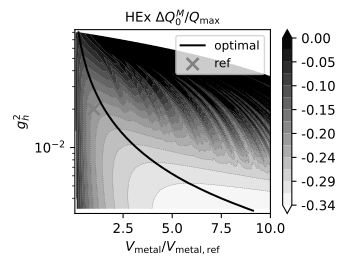

Write Python code to recreate this figure.
"""
2D contour plot of practical availability vs A/A_ref and Ao/Ao_ref.
Uses same inputs as newfig4 (Helicopter defaults).
For each Ao, g2_h = DEFAULT_G2_H / (Ao/Ao_ref)**2.
Uses normal linear pressure drop formula (not cubic).
X-axis: A/A_ref = NTU/NTU_MATCH * (Ao/Ao_ref)**(0.587)
Y-axis: Ao/Ao_ref
"""

import os

import matplotlib.pyplot as plt
import matplotlib.ticker as mtick
import numpy as np
from scipy.interpolate import griddata
from xflow import (
    calculate_capacity_ratios,
    calculate_pressure_drop_ratio,
    practical_unavailable_creation_hex,
)

from heat_exchanger.epsilon_ntu import epsilon_ntu

save_dir = os.path.dirname(os.path.abspath(__file__))

# Helicopter defaults (same as newfig4)
DEFAULT_PRESSURE_DROP_ASSUMPTION = "inlet_density"
DEFAULT_C_COLD_OVER_C_HOT = 0.95
DEFAULT_D_R = 0.44
DEFAULT_G2_H = 2e-2
DEFAULT_ST_OVER_F = 0.4
DEFAULT_F_C_OVER_F_H = 1.0
DEFAULT_T = 1.7
DEFAULT_T_DEAD_OVER_T_COLD_IN = 0.52
DEFAULT_P_COLD_IN_OVER_P_HOT_IN = 7.2
DEFAULT_P_HOT_IN_OVER_P_DEAD = 1.03
DEFAULT_P_DEAD_OVER_P_HOT_IN = 1.0 / DEFAULT_P_HOT_IN_OVER_P_DEAD
DEFAULT_GAMMA = 1.4
NTU_MATCH = 1.479
DEFAULT_MOLAR_MASS_RATIO = 1.0
DEFAULT_A_R = 1.0
DEFAULT_DP_MAX = 0.2

# Sweep: Ao/Ao_ref from 0.5 to 1.2
AO_OVER_AO_REF_VALUES = np.linspace(0.5, 2.5, 500)
NTU_MAX = 15.0
NTU_NUM = 1000  # number of NTU points per Ao
CONTOUR_GRID_N = 300  # grid size for interpolation

# Y-axis option: True = Ao/Ao_ref, False = g^2_h
# g^2_h = DEFAULT_G2_H / (Ao/Ao_ref)^2
y_axis_Ao_rather_than_g2h = False


def _a_over_a_ref(ao_over_ao_ref, ntu):
    """X-axis coordinate: NTU/NTU_MATCH * (Ao/Ao_ref)**(0.587)."""
    return (ntu / NTU_MATCH) * (ao_over_ao_ref**0.587)


def _practical_at_ao_ntu(
    ao_over_ao_ref,
    ntu,
    c_cold_over_c_hot,
    st_over_f,
    f_c_over_f_h,
    d_r,
    pressure_drop_ratio,
    t,
    p_cold_in_over_p_hot_in,
    p_dead_over_p_hot_in,
    gamma,
    dp_max,
):
    """Practical unavailable creation at single (Ao, NTU) using linear pressure drop formula.
    g2_h = DEFAULT_G2_H / (Ao/Ao_ref)**2
    """
    # Calculate modified g2_h based on Ao
    g2_h = DEFAULT_G2_H / (ao_over_ao_ref**2)

    # Calculate capacity ratios
    C_min_over_C_hot, C_min_over_C_cold, _ = calculate_capacity_ratios(c_cold_over_c_hot)

    # C_ratio for epsilon-NTU calculation
    if c_cold_over_c_hot <= 1.0:
        C_ratio = c_cold_over_c_hot
    else:
        C_ratio = 1.0 / c_cold_over_c_hot

    # Calculate effectiveness
    eps = epsilon_ntu(
        np.array([ntu]),
        C_ratio,
        exchanger_type="aligned_flow",
        flow_type="counterflow",
        n_passes=1,
    )[0]

    # Calculate pressure drop using normal linear formula (not cubic)
    st_over_f_h = st_over_f
    st_over_f_c = st_over_f
    dp_coeff_normal = g2_h * (
        1.0 / st_over_f_h * C_min_over_C_hot + 1.0 / f_c_over_f_h * 1.0 / st_over_f_c * d_r * C_min_over_C_cold
    )
    dp_hot = dp_coeff_normal * ntu
    dp_cold = pressure_drop_ratio * dp_hot

    validity = (dp_hot < dp_max) & (dp_cold < dp_max)
    if not validity:
        return np.nan

    out = practical_unavailable_creation_hex(
        np.array([eps]),
        t,
        np.array([dp_hot]),
        np.array([dp_cold]),
        np.array([True]),
        p_cold_in_over_p_hot_in=p_cold_in_over_p_hot_in,
        p_dead_over_p_hot_in=p_dead_over_p_hot_in,
        gamma=gamma,
    )
    return float(out[0]) if len(out) > 0 else np.nan


def _find_optimal_line_from_sweep(ao_values, ntu_values, z_values):
    """Find optimal NTU for each Ao/Ao_ref from sweep results.
    Returns (ao_opt_values, a_over_a_ref_opt_values) for plotting the optimal line.
    """
    ao_opt_vals = []
    a_over_a_ref_opt_vals = []

    # Group by unique Ao values (using tolerance to handle floating point issues)
    unique_ao = np.unique(ao_values)

    for ao in unique_ao:
        # Find all points with this Ao value (within tolerance)
        mask = np.abs(ao_values - ao) < 1e-10
        if not np.any(mask):
            continue

        # Get z values for this Ao
        z_at_ao = z_values[mask]
        ntu_at_ao = ntu_values[mask]

        # Find valid (finite) values
        valid = np.isfinite(z_at_ao)
        if not np.any(valid):
            continue

        # Find minimum z value
        idx_min = np.nanargmin(z_at_ao[valid])
        ntu_opt = ntu_at_ao[valid][idx_min]
        a_over_a_ref_opt = _a_over_a_ref(ao, ntu_opt)

        ao_opt_vals.append(ao)
        a_over_a_ref_opt_vals.append(a_over_a_ref_opt)

    return np.array(ao_opt_vals), np.array(a_over_a_ref_opt_vals)


def run_sweep_and_plot(
    c_cold_over_c_hot=DEFAULT_C_COLD_OVER_C_HOT,
    st_over_f=DEFAULT_ST_OVER_F,
    f_c_over_f_h=DEFAULT_F_C_OVER_F_H,
    d_r=DEFAULT_D_R,
    t=DEFAULT_T,
    p_cold_in_over_p_hot_in=DEFAULT_P_COLD_IN_OVER_P_HOT_IN,
    p_dead_over_p_hot_in=DEFAULT_P_DEAD_OVER_P_HOT_IN,
    gamma=DEFAULT_GAMMA,
    pressure_drop_assumption=DEFAULT_PRESSURE_DROP_ASSUMPTION,
    molar_mass_ratio=DEFAULT_MOLAR_MASS_RATIO,
    a_r=DEFAULT_A_R,
    dp_max=DEFAULT_DP_MAX,
    base_name="newfig6",
):
    """Build 2D sweep (Ao/Ao_ref, NTU) and plot contour of practical availability."""
    sigma_r = d_r * a_r if a_r is not None else None
    # Is cold pressure ratio equal, much smaller or to be calculated from hot based on fluid properties?
    pressure_drop_ratio = calculate_pressure_drop_ratio(
        pressure_drop_assumption,
        c_cold_over_c_hot,
        t,
        d_r,
        molar_mass_ratio,
        sigma_r,
        p_cold_in_over_p_hot_in,
    )

    # 2D sweep: for each Ao, sweep NTU
    # Outer loop over Ao/Ao_ref, inner loop over NTU
    # For each Ao, g2_h is modified: g2_h = DEFAULT_G2_H / (Ao/Ao_ref)**2
    # This accounts for the change in heat transfer area
    # Stop NTU sweep early when pressure drop exceeds dp_max
    xx, yy, zz, ntu_sweep_vals, ao_sweep_vals = [], [], [], [], []

    # Pre-calculate capacity ratios and pressure drop coefficient components (constant for all points)
    C_min_over_C_hot, C_min_over_C_cold, _ = calculate_capacity_ratios(c_cold_over_c_hot)
    st_over_f_h = st_over_f
    st_over_f_c = st_over_f

    for ao in AO_OVER_AO_REF_VALUES:
        # Calculate modified g2_h based on Ao
        g2_h = DEFAULT_G2_H / (ao**2)
        # Pressure drop coefficient (constant for this Ao)
        dp_coeff_normal = g2_h * (
            1.0 / st_over_f_h * C_min_over_C_hot + 1.0 / f_c_over_f_h * 1.0 / st_over_f_c * d_r * C_min_over_C_cold
        )

        ntu_sweep = np.linspace(0.1, NTU_MAX, NTU_NUM)
        for ntu in ntu_sweep:
            # Check pressure drop before computing full result
            dp_hot = dp_coeff_normal * ntu
            dp_cold = pressure_drop_ratio * dp_hot

            # Stop if pressure drop exceeds maximum
            if dp_hot >= dp_max or dp_cold >= dp_max:
                break

            z = _practical_at_ao_ntu(
                ao,
                ntu,
                c_cold_over_c_hot,
                st_over_f,
                f_c_over_f_h,
                d_r,
                pressure_drop_ratio,
                t,
                p_cold_in_over_p_hot_in,
                p_dead_over_p_hot_in,
                gamma,
                dp_max,
            )
            x = _a_over_a_ref(ao, ntu)
            # Y-axis: either Ao/Ao_ref or g^2_h
            if y_axis_Ao_rather_than_g2h:
                y = ao  # Y-axis is Ao/Ao_ref
            else:
                # g^2_h = DEFAULT_G2_H / (Ao/Ao_ref)^2
                y = DEFAULT_G2_H / (ao**2) if ao > 0 else np.nan
            xx.append(x)
            yy.append(y)
            zz.append(z)
            ntu_sweep_vals.append(ntu)
            ao_sweep_vals.append(ao)

    xx = np.array(xx)
    yy = np.array(yy)
    zz = np.array(zz)
    ntu_sweep_vals = np.array(ntu_sweep_vals)
    ao_sweep_vals = np.array(ao_sweep_vals)

    # Find optimal NTU line from sweep results (group by ao values, not y values)
    ao_opt_line, a_over_a_ref_opt_line = _find_optimal_line_from_sweep(ao_sweep_vals, ntu_sweep_vals, zz)

    # Calculate y-coordinates for optimal line based on chosen axis
    if y_axis_Ao_rather_than_g2h:
        y_opt_line = ao_opt_line
    else:
        # Calculate g^2_h for optimal points: DEFAULT_G2_H / (Ao/Ao_ref)^2
        y_opt_line = DEFAULT_G2_H / (ao_opt_line**2)
        # Filter out invalid points
        valid_opt = np.isfinite(y_opt_line) & (ao_opt_line > 0)
        ao_opt_line = ao_opt_line[valid_opt]
        a_over_a_ref_opt_line = a_over_a_ref_opt_line[valid_opt]
        y_opt_line = y_opt_line[valid_opt]

    valid = np.isfinite(zz)
    if not np.any(valid):
        print("No valid practical values in sweep.")
        return

    # Interpolate onto regular grid for contour
    # Convert irregular (x, y, z) points from sweep to regular grid for contour plotting
    x_min, x_max = xx[valid].min(), xx[valid].max()
    if y_axis_Ao_rather_than_g2h:
        y_min, y_max = AO_OVER_AO_REF_VALUES.min(), AO_OVER_AO_REF_VALUES.max()
    else:
        y_min, y_max = yy[valid].min(), yy[valid].max()
    # Slightly extend for nicer contours
    x_min = max(x_min * 0.95, 1e-5)
    x_max = min(x_max * 1.05, 10.0)
    if y_axis_Ao_rather_than_g2h:
        y_min = max(y_min * 0.95, 0.4)
        y_max = min(y_max * 1.05, 2.5)
    else:
        # For log scale, ensure positive values
        y_min = max(y_min * 0.95, 1e-6)
        y_max = min(y_max * 1.05, DEFAULT_G2_H * 10)
    grid_x = np.linspace(x_min, x_max, CONTOUR_GRID_N)
    grid_y = np.linspace(y_min, y_max, CONTOUR_GRID_N)
    X, Y = np.meshgrid(grid_x, grid_y)
    Z = griddata(
        (xx[valid], yy[valid]),
        zz[valid],
        (X, Y),
        method="cubic",
        fill_value=np.nan,
    )

    plt.rcParams.update(
        {
            "font.size": 10,
            "axes.titlesize": 10,
            "axes.labelsize": 10,
            "xtick.labelsize": 10,
            "ytick.labelsize": 10,
        }
    )
    fig, ax = plt.subplots(figsize=(9 / 2.54, 7 / 2.54))
    ax.set_xlim(x_min, x_max)
    ax.set_ylim(y_min, y_max)
    # X-axis label options
    # ax.set_xlabel(r"$A / A_{\mathrm{ref}}$")
    ax.set_xlabel(r"$V_{\mathrm{metal}} / V_{\mathrm{metal,ref}}$")
    # Y-axis label and scale based on chosen option
    if y_axis_Ao_rather_than_g2h:
        ax.set_ylabel(r"$A_o/A_{o,\mathrm{ref}}$")
    else:
        ax.set_ylabel(r"$g^2_h$")
        ax.set_yscale("log")

    # Contour plot (practical availability)
    levels = np.linspace(np.nanmin(Z), min(0, np.nanmax(Z)), 15)
    cs = ax.contourf(X, Y, Z, levels=levels, cmap="gray_r", extend="both")
    ax.contour(X, Y, Z, levels=levels, colors="k", linewidths=0.3, alpha=0.5)

    # Optimal NTU line: plot line of optimal NTU for each Ao/Ao_ref
    if len(ao_opt_line) > 0:
        # Filter points within plot bounds
        mask = (
            (a_over_a_ref_opt_line >= x_min)
            & (a_over_a_ref_opt_line <= x_max)
            & (y_opt_line >= y_min)
            & (y_opt_line <= y_max)
        )
        if np.any(mask):
            ax.plot(
                a_over_a_ref_opt_line[mask],
                y_opt_line[mask],
                "k-",
                linewidth=1.5,
                zorder=6,
                label="optimal Ao/Ao_ref" if y_axis_Ao_rather_than_g2h else "optimal",
            )

    # Ref point: grey cross
    if y_axis_Ao_rather_than_g2h:
        # At (A/A_ref=1, Ao/Ao_ref=1)
        ref_x, ref_y = 1.0, 1.0
    else:
        # At (A/A_ref=1, Ao/Ao_ref=1) gives g^2_h = DEFAULT_G2_H / (1^2) = DEFAULT_G2_H
        ref_x, ref_y = 1.0, DEFAULT_G2_H
    ax.scatter([ref_x], [ref_y], marker="x", s=80, color="grey", linewidths=2, zorder=5, label="ref")
    # Legend location: upper left for g^2_h log plot, lower right otherwise
    legend_loc = "upper right" if not y_axis_Ao_rather_than_g2h else "lower right"
    ax.legend(loc=legend_loc, fontsize=9)
    ax.set_title(r"HEx $\Delta Q_0^M / Q_{\mathrm{max}}$")
    plt.colorbar(cs, ax=ax, format=mtick.FormatStrFormatter("%.2f"))
    plt.tight_layout(pad=0.5)

    for ext in ["svg", "tiff", "png"]:
        path = os.path.join(save_dir, f"{base_name}.{ext}")
        fig.savefig(path, dpi=300, facecolor="white", bbox_inches=None, pad_inches=0)
        print(f"Saved {path}")
    plt.close(fig)


if __name__ == "__main__":
    run_sweep_and_plot(
        c_cold_over_c_hot=DEFAULT_C_COLD_OVER_C_HOT,
        st_over_f=DEFAULT_ST_OVER_F,
        f_c_over_f_h=DEFAULT_F_C_OVER_F_H,
        d_r=DEFAULT_D_R,
        t=DEFAULT_T,
        p_cold_in_over_p_hot_in=DEFAULT_P_COLD_IN_OVER_P_HOT_IN,
        p_dead_over_p_hot_in=DEFAULT_P_DEAD_OVER_P_HOT_IN,
        gamma=DEFAULT_GAMMA,
        pressure_drop_assumption=DEFAULT_PRESSURE_DROP_ASSUMPTION,
        molar_mass_ratio=DEFAULT_MOLAR_MASS_RATIO,
        a_r=DEFAULT_A_R,
        dp_max=DEFAULT_DP_MAX,
        base_name="newfig6",
    )
